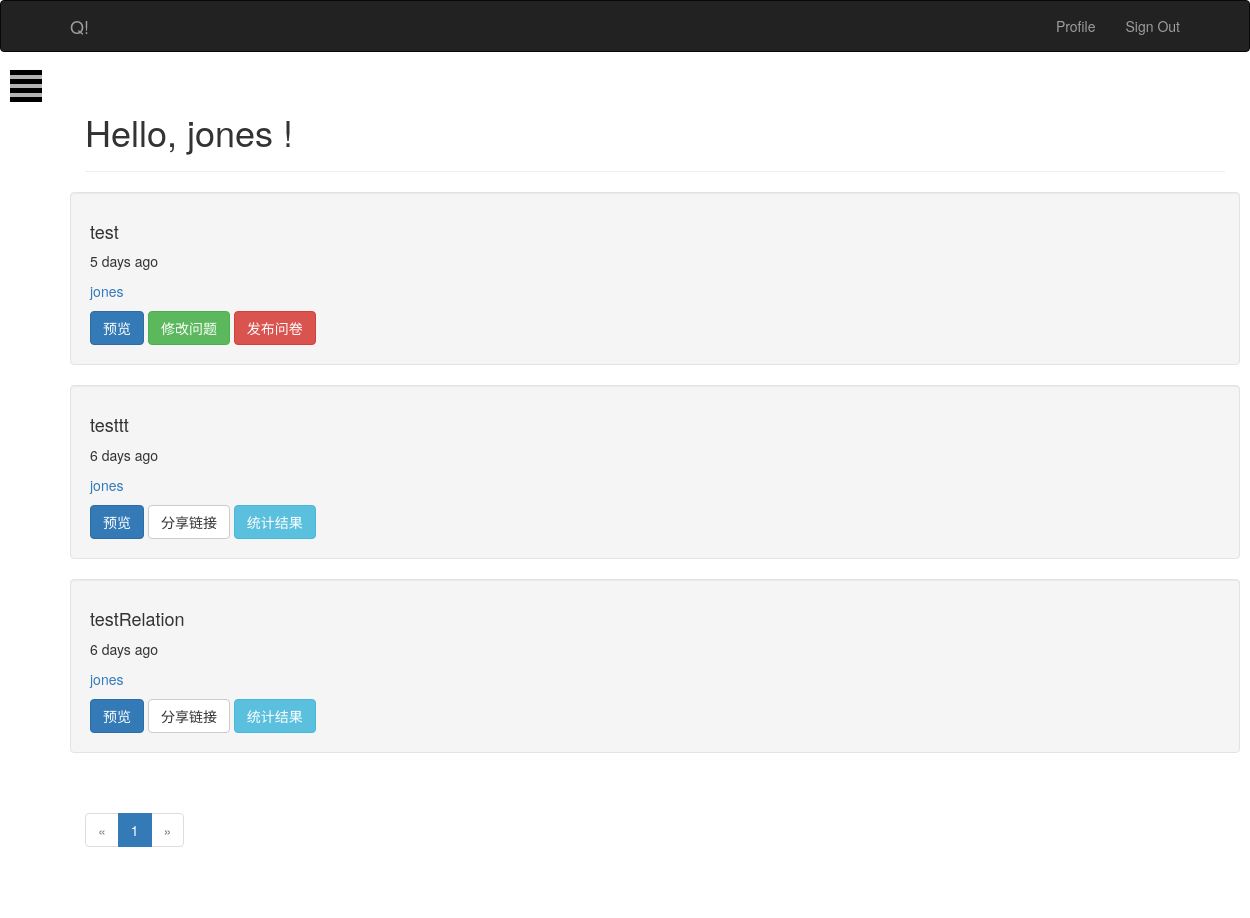
The page / (signed in) on the database its author committed.
### app/models.py (models this page shows, shortened)
class User(UserMixin, db.Model):
    __tablename__ = 'users'
    id = db.Column(db.Integer, primary_key=True)
    email = db.Column(db.String(64), unique=True, index=True)
    username = db.Column(db.String(64), unique=True)
    name = db.Column(db.String(64))
    location = db.Column(db.String(64))
    about_me = db.Column(db.Text())
    member_since = db.Column(db.DateTime(), default=datetime.utcnow)
    last_seen = db.Column(db.DateTime(), default=datetime.utcnow)
    confirmed = db.Column(db.Boolean, default=False)
    password_hash = db.Column(db.String(128))
    role_id = db.Column(db.Integer, db.ForeignKey('roles.id'))
    questionaires = db.relationship('Questionaire', backref="author", lazy="dynamic")
    posts = db.relationship('Post', backref="author", lazy="dynamic")
    @property
    def password(self):
        raise AttributeError('password is not a readable attribute')
    def ping(self):
        self.last_seen = datetime.utcnow()
        db.session.add(self)
    def is_anonymous(self):
        return False

class Questionaire(db.Model):
    __tablename__ = "questionaires"
    id = db.Column(db.Integer, primary_key=True)
    title = db.Column(db.String(20))
    description = db.Column(db.Text())
    timestamp = db.Column(db.DateTime, index=True, default=datetime.utcnow)
    author_id = db.Column(db.Integer, db.ForeignKey('users.id'))
    questions = db.relationship('Question', backref="questionaire", lazy="dynamic")
    releases = db.relationship('QuestionaireRelease', backref="questionaire", lazy="dynamic")

### app/main/views.py (the view)
@main.route('/', methods=['GET', 'POST'])
def index():
    page = request.args.get('page', 1, type=int)
    if current_user.is_anonymous() == False:
        pagination = Questionaire.query.order_by(Questionaire.timestamp.desc()).filter_by(author=current_user._get_current_object()).paginate(
            page, per_page=current_app.config['FLASK_POSTS_PER_PAGE'],
            error_out=False
        )
        questionaires = pagination.items
        return render_template('index.html', current_time=datetime.utcnow(), questionaires=questionaires, pagination=pagination)
    return render_template('anonymous.html')

### app/auth/views.py (called while the page is built)
@auth.before_app_request
def before_request():
    if current_user.is_authenticated:
        current_user.ping()
        if not current_user.confirmed \
            and request.endpoint[:5] != 'auth.':
            return redirect(url_for('auth.unconfirmed'))

### app/main/__init__.py (called while the page is built)
@main.app_context_processor
def inject_permission():
    return dict(Permission=Permission)

### app/models.py (called while the page is built)
@login_manager.user_loader
def load_user(user_id):
    return User.query.get(int(user_id))

### app/templates/index.html (shortened to what this page needs)
{% extends 'base.html' %}
{% import "bootstrap/wtf.html" as wtf %}
{% import "_macros.html" as macros %}
{% block head%}
{{super()}}
{% endblock %}
{% block page_content %}
    <div class="page-header">
        <h1>Hello,
            {% if current_user.is_authenticated %}
                {{ current_user.username }}
            {% else %}
                Stranger
            {% endif %}!
        </h1>
    </div>
{% include '_posts.html' %}
<div class="pagination">
    {{ macros.pagination_widget(pagination, '.index') }}
</div>
{% endblock page_content %}
{% block content %}
{{super()}}
<div id="wrapper">
      <div id="page-content-wrapper">
        <button type="button" class="hamburger is-closed animated fadeInLeft" data-toggle="offcanvas">
          <span class="hamb-top"></span>
          <span class="hamb-middle"></span>
          <span class="hamb-bottom"></span>
        </button>
      </div>
</div>
{% endblock content %}

### app/templates/_posts.html
<div class="row">
    {% for questionaire in questionaires %}
    <div class="card well">
        <div class="card-body">
            <h4 class="card-title">{{ questionaire.title }}</h4>
            <p class="card-text">{{ moment(questionaire.timestamp).fromNow() }}</p>
            <p class="card-text"><a href="{{ url_for('.user', username=questionaire.author.username) }}">{{ questionaire.author.username }}</a></p>
        </div>
        <div class="questionaire-body">
            <div class="questionaire-footer">
                <a href="{{url_for('main.questionaire', id=questionaire.id)}}">
                    <span class="btn btn-primary">预览</span>
                </a>
                {% if current_user == questionaire.author %}
                    {% if questionaire.releases[0] %}
                    <span class="btn btn-default" id="questionaire_{{questionaire.id}}.copylink" onclick="copy(this)">分享链接</span>
                    <a href="{{ url_for('main.analyse_questionaire', id=questionaire.id) }}">
                        <span class="btn btn-info">统计结果</span>
                    </a>
                    {% else %}
                    <a href="{{ url_for('main.create_question', id=questionaire.id) }}">
                        <span class="btn btn-success">修改问题</span>
                    </a>
                    <a href="{{ url_for('main.release_questionaire', id=questionaire.id) }}">
                        <span class="btn btn-danger">发布问卷</span>
                    </a>
                    {% endif %}
                {% endif %}
            </div>
        </div>
    </div>
    {% endfor %}
</div>

### app/static/style.css (style rules this page uses)
body { position: relative; overflow-x: hidden; }
body, html { height: 100%; background-color: white; }
#wrapper { -moz-transition: all 0.5s ease; -o-transition: all 0.5s ease; -webkit-transition: all 0.5s ease; padding-left: 0; transition: all 0.5s ease; }
#page-content-wrapper { padding-top: 70px; width: 100%; }
.hamburger { background: black; border: none; display: block; height: 32px; margin-left: 10px; position: fixed; top: 70px; width: 32px; z-index: 999; }
.hamburger.is-closed:before { -webkit-transform: translate3d(0, 0, 0); -webkit-transition: all 0.35s ease-in-out; color: #ffffff; content: ''; display: block; font-size: 14px; line-height: 32px; opacity: 0; text-align: center; width: 100px; }
.hamburger.is-closed .hamb-top { -webkit-transition: all 0.35s ease-in-out; background-color: rgba(255, 255, 255, 0.7); top: 5px; }
.hamburger.is-closed .hamb-middle { background-color: rgba(255, 255, 255, 0.7); margin-top: -2px; top: 50%; }
.hamburger.is-closed .hamb-bottom { -webkit-transition: all 0.35s ease-in-out; background-color: rgba(255, 255, 255, 0.7); bottom: 5px; }
.hamburger.is-closed .hamb-top, .hamburger.is-closed .hamb-middle, .hamburger.is-closed .hamb-bottom, .hamburger.is-open .hamb-top, .hamburger.is-open .hamb-middle, .hamburger.is-open .hamb-bottom { height: 4px; left: 0; position: absolute; width: 100%; }

### rows shown on the page
User: username "jones"
Questionaire: title "test", timestamp "5 days ago", author.username "jones"
Questionaire: title "testtt", timestamp "6 days ago", author.username "jones"
Questionaire: title "testRelation", timestamp "6 days ago", author.username "jones"

### other values the page prints
{{ p }} "1"
